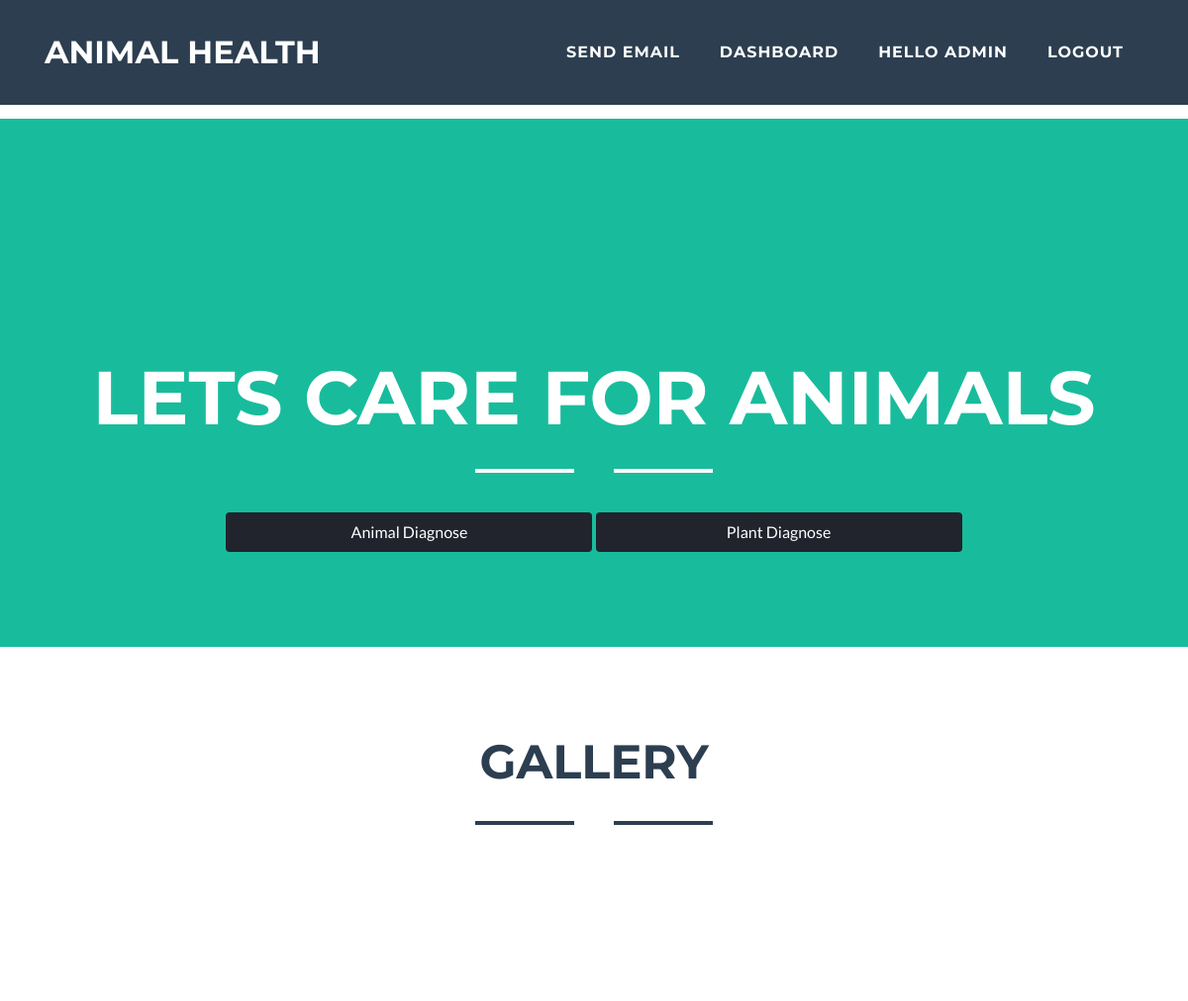
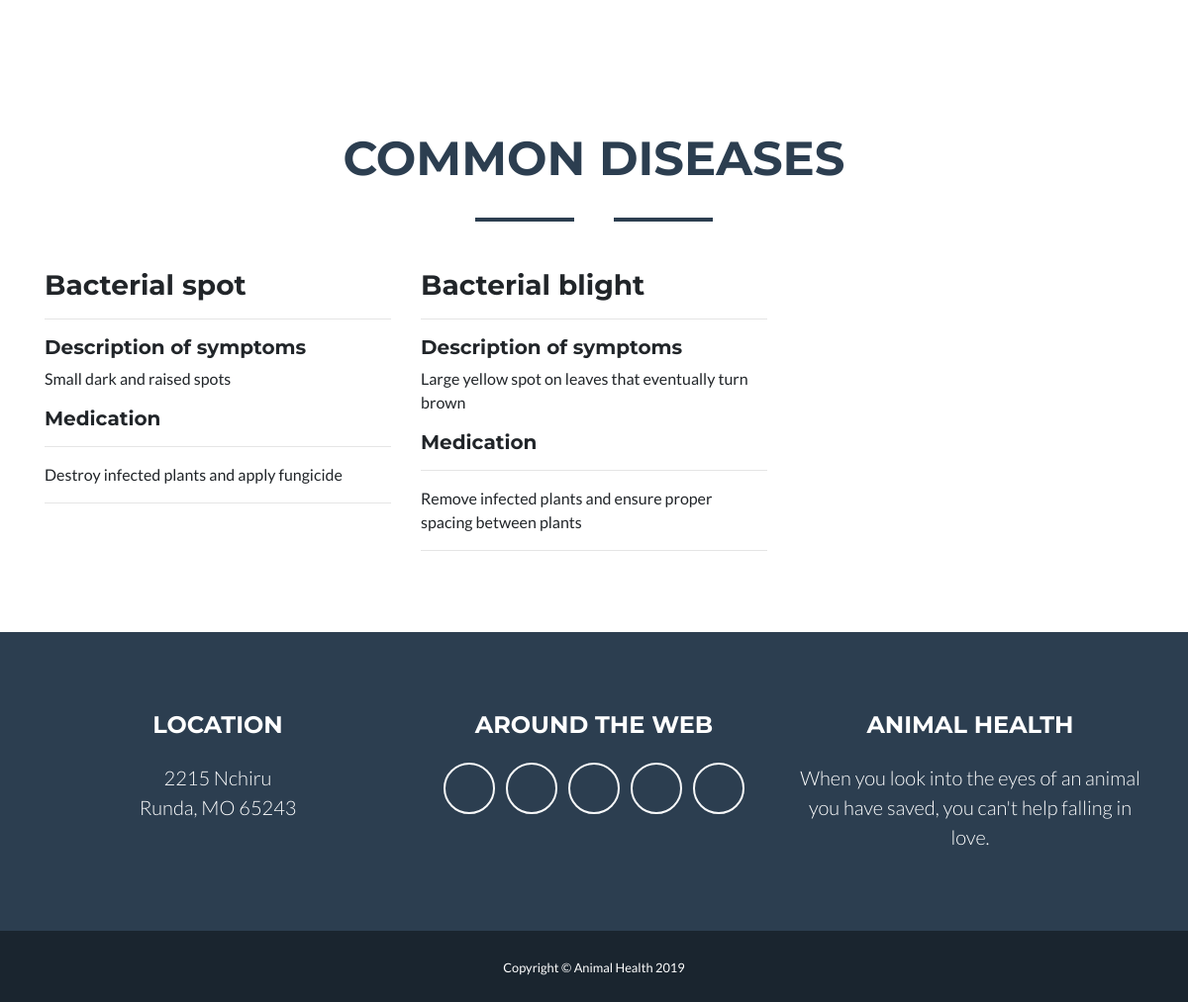
The app's page / (signed in) with its own data (2 pictures, top to bottom).
### diagnose/models.py (models this page shows, shortened)
class Common(models.Model):
    name = models.CharField(max_length=250)
    symptom_desc = models.TextField()
    created = models.DateTimeField(auto_now_add=True)
    modified = models.DateTimeField(auto_now=True)
    medication = models.TextField()

### diagnose/views.py (the view)
# urls.py: re_path('^$', views.index, name='index'),
def index(request):
    commons = Common.objects.all()
    return render(request, 'diagnose/index.html', {'commons': commons})

### diagnose/templates/diagnose/index.html (shortened to what this page needs)
{% extends 'diagnose/base.html' %}
{% block body %}
{% load static %}
<header class="masthead bg-primary text-white text-center">
    <div class="container">
        <h1 class="text-uppercase mb-0">Lets Care for Animals</h1>
        <hr class="star-light">
        <a style="background-color:#21232d; border-color:#21232d" href="{% url 'diagnose:diagnose' %}" role="button" class="btn btn-success col-md-4">Animal Diagnose</a>
        <a style="background-color:#21232d; border-color:#21232d" href="{% url 'diagnose:plant' %}" role="button" class="btn btn-success col-md-4">Plant Diagnose</a>
    </div>
</header>
<section class="portfolio" id="portfolio">
    <div class="container">
        <h2 class="text-center text-uppercase text-secondary mb-0">Gallery</h2>
        <hr class="star-dark mb-5">
        <div class="row">
            <div class="col-md-6 col-lg-4">
                <a class="portfolio-item d-block mx-auto" href="#portfolio-modal-1">
                </a>
            </div>
            <div class="col-md-6 col-lg-4">
                <a class="portfolio-item d-block mx-auto" href="#portfolio-modal-2">
                </a>
            </div>
            <div class="col-md-6 col-lg-4">
                <a class="portfolio-item d-block mx-auto" href="#portfolio-modal-3">
                </a>
            </div>
            <div class="col-md-6 col-lg-4">
                <a class="portfolio-item d-block mx-auto" href="#portfolio-modal-4">
                </a>
            </div>
            <div class="col-md-6 col-lg-4">
                <a class="portfolio-item d-block mx-auto" href="#portfolio-modal-5">
                </a>
            </div>
            <div class="col-md-6 col-lg-4">
                <a class="portfolio-item d-block mx-auto" href="#portfolio-modal-6">
                </a>
            </div>
        </div>
    </div>
</section>
<section class="portfolio">
    <div class="container">
        <h2 class="text-center text-uppercase text-secondary mb-0">Common Diseases</h2>
        <hr class="star-dark mb-5">
        <div class="row">
            {% for common in commons %}
            <div class="col-md-6 col-lg-4">
            <h3>{{common.name}}</h3>
            <hr>
            <h5>Description of symptoms</h5>
            <p>{{common.symptom_desc}}</p>
            <h5>Medication</h5>
            <hr>
            <p>{{common.medication}}</p>
            <hr>
            </div>
            {% endfor %}
        </div>
    </div>
</section>
{% endblock %}

### diagnose/templates/diagnose/base.html (shortened to what this page needs)
<!DOCTYPE html>
<html lang="en">
<head>
    {% load static %}
    <link href="{% static 'diagnose/vendor/bootstrap/css/bootstrap.min.css' %}" rel="stylesheet">
    <link href="{% static 'diagnose/vendor/fontawesome-free/css/all.min.css' %}" rel="stylesheet" type="text/css">
    <link href="{% static 'diagnose/vendor/magnific-popup/magnific-popup.css' %}" rel="stylesheet" type="text/css">
    <link href="{% static 'diagnose/css/freelancer.min.css' %}" rel="stylesheet">
</head>
<body id="page-top" style="margin-top:120px">
<nav class="navbar navbar-expand-lg bg-secondary fixed-top text-uppercase" id="mainNav">
    <div class="container">
        <a class="navbar-brand js-scroll-trigger" href="{% url 'diagnose:index' %}">Animal Health</a>
        <div class="collapse navbar-collapse" id="navbarResponsive">
            <ul class="navbar-nav ml-auto">
                {% if request.user.is_superuser %}
                 <li class="nav-item mx-0 mx-lg-1">
                    <a class="nav-link py-3 px-0 px-lg-3 rounded js-scroll-trigger" href="{% url 'diagnose:email' %}">Send Email</a>
                </li>
                {% else %}
                <li class="nav-item mx-0 mx-lg-1">
                    <a class="nav-link py-3 px-0 px-lg-3 rounded js-scroll-trigger" href="{% url 'diagnose:question' %}">Ask Question</a>
                </li>
                {% endif %}
                {% if request.user.is_authenticated %}
                <li class="nav-item mx-0 mx-lg-1">
                    <a class="nav-link py-3 px-0 px-lg-3 rounded js-scroll-trigger" href="{% url 'account:dashboard' %}">Dashboard</a>
                </li>
                <li class="nav-item mx-0 mx-lg-1">
                    <a class="nav-link py-3 px-0 px-lg-3 rounded js-scroll-trigger">Hello {{request.user.username}}</a>
                </li>
                <li class="nav-item mx-0 mx-lg-1">
                    <a class="nav-link py-3 px-0 px-lg-3 rounded js-scroll-trigger" href="{% url 'logout' %}">Logout</a>
                </li>
                {% endif %}
            </ul>
        </div>
    </div>
</nav>
{% block body %}
{% endblock %}
<footer class="footer text-center">
    <div class="container">
        <div class="row">
            <div class="col-md-4 mb-5 mb-lg-0">
                <h4 class="text-uppercase mb-4">Location</h4>
                <p class="lead mb-0">2215 Nchiru
                    <br>Runda, MO 65243</p>
            </div>
            <div class="col-md-4 mb-5 mb-lg-0">
                <h4 class="text-uppercase mb-4">Around the Web</h4>
                <ul class="list-inline mb-0">
                    <li class="list-inline-item">
                        <a class="btn btn-outline-light btn-social text-center rounded-circle" href="#">
                            <i class="fab fa-fw fa-facebook-f"></i>
                        </a>
                    </li>
                    <li class="list-inline-item">
                        <a class="btn btn-outline-light btn-social text-center rounded-circle" href="#">
                            <i class="fab fa-fw fa-google-plus-g"></i>
                        </a>
                    </li>
                    <li class="list-inline-item">
                        <a class="btn btn-outline-light btn-social text-center rounded-circle" href="#">
                            <i class="fab fa-fw fa-twitter"></i>
                        </a>
                    </li>
                    <li class="list-inline-item">
                        <a class="btn btn-outline-light btn-social text-center rounded-circle" href="#">
                            <i class="fab fa-fw fa-linkedin-in"></i>
                        </a>
                    </li>
                    <li class="list-inline-item">
                        <a class="btn btn-outline-light btn-social text-center rounded-circle" href="#">
                            <i class="fab fa-fw fa-dribbble"></i>
                        </a>
                    </li>
                </ul>
            </div>
            <div class="col-md-4">
                <h4 class="text-uppercase mb-4">Animal Health</h4>
                <p class="lead mb-0">When you look into the eyes of an animal you have saved, you can't help falling in love.</p>
            </div>
        </div>
    </div>
</footer>
<div class="copyright py-4 text-center text-white">
    <div class="container">
        <small>Copyright &copy; Animal Health 2019</small>
    </div>
</div>
</body>
</html>

### records on screen
Common: name "Bacterial spot", symptom_desc "Small dark and raised spots", medication "Destroy infected plants and apply fungicide"
Common: name "Bacterial blight", symptom_desc "Large yellow spot on leaves that eventually turn brown", medication "Remove infected plants and ensure proper spacing between plants"

### other values on screen
{{ request.user.username }} "ADMIN"
